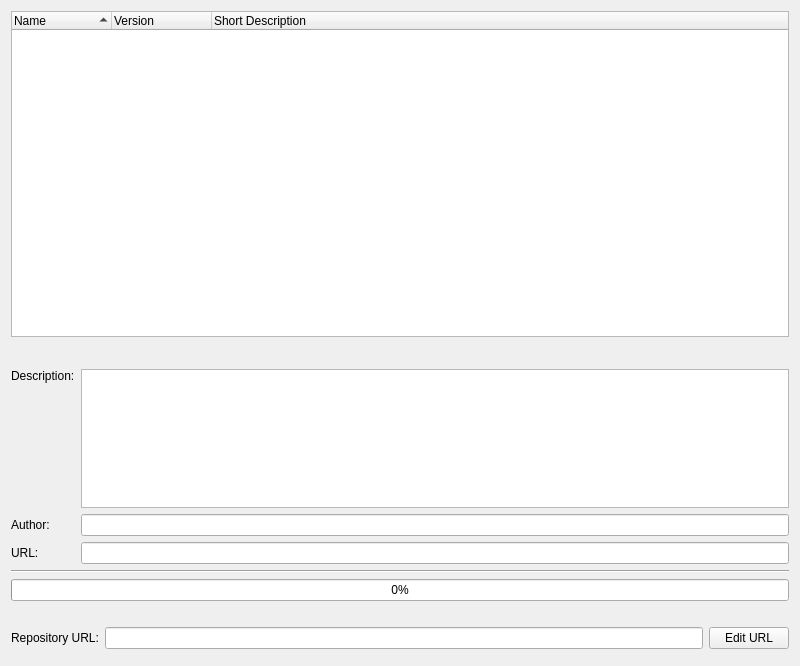
<?xml version="1.0" encoding="UTF-8"?>
<ui version="4.0">
 <class>PluginRepositoryDialog</class>
 <widget class="QWidget" name="PluginRepositoryDialog">
  <property name="geometry">
   <rect>
    <x>0</x>
    <y>0</y>
    <width>800</width>
    <height>666</height>
   </rect>
  </property>
  <property name="windowTitle">
   <string>Plugin Repository</string>
  </property>
  <property name="sizeGripEnabled" stdset="0">
   <bool>true</bool>
  </property>
  <layout class="QVBoxLayout" name="verticalLayout">
   <item>
    <layout class="QGridLayout" name="gridLayout">
     <item row="0" column="0" colspan="2">
      <widget class="QTreeWidget" name="repositoryList">
       <property name="sizePolicy">
        <sizepolicy hsizetype="Expanding" vsizetype="Expanding">
         <horstretch>0</horstretch>
         <verstretch>7</verstretch>
        </sizepolicy>
       </property>
       <property name="contextMenuPolicy">
        <enum>Qt::CustomContextMenu</enum>
       </property>
       <property name="alternatingRowColors">
        <bool>true</bool>
       </property>
       <property name="selectionMode">
        <enum>QAbstractItemView::ExtendedSelection</enum>
       </property>
       <property name="sortingEnabled">
        <bool>true</bool>
       </property>
       <property name="allColumnsShowFocus">
        <bool>true</bool>
       </property>
       <column>
        <property name="text">
         <string>Name</string>
        </property>
       </column>
       <column>
        <property name="text">
         <string>Version</string>
        </property>
       </column>
       <column>
        <property name="text">
         <string>Short Description</string>
        </property>
       </column>
       <column>
        <property name="text">
         <string/>
        </property>
       </column>
      </widget>
     </item>
     <item row="1" column="0" colspan="2">
      <layout class="QHBoxLayout" name="horizontalLayout_2">
       <item>
        <widget class="QLabel" name="selectedLabel">
         <property name="toolTip">
          <string>Shows the number of locally updatable plug-ins available</string>
         </property>
         <property name="text">
          <string/>
         </property>
        </widget>
       </item>
       <item>
        <spacer name="horizontalSpacer_3">
         <property name="orientation">
          <enum>Qt::Horizontal</enum>
         </property>
         <property name="sizeHint" stdset="0">
          <size>
           <width>40</width>
           <height>20</height>
          </size>
         </property>
        </spacer>
       </item>
       <item>
        <widget class="QLabel" name="newLabel">
         <property name="toolTip">
          <string>Shows the number of new plug-ins available</string>
         </property>
         <property name="text">
          <string/>
         </property>
        </widget>
       </item>
       <item>
        <spacer name="horizontalSpacer_2">
         <property name="orientation">
          <enum>Qt::Horizontal</enum>
         </property>
         <property name="sizeHint" stdset="0">
          <size>
           <width>40</width>
           <height>20</height>
          </size>
         </property>
        </spacer>
       </item>
       <item>
        <widget class="QLabel" name="updateLocalLabel">
         <property name="toolTip">
          <string>Shows the number of locally updatable plug-ins available</string>
         </property>
         <property name="text">
          <string/>
         </property>
        </widget>
       </item>
       <item>
        <spacer name="horizontalSpacer">
         <property name="orientation">
          <enum>Qt::Horizontal</enum>
         </property>
         <property name="sizeHint" stdset="0">
          <size>
           <width>40</width>
           <height>20</height>
          </size>
         </property>
        </spacer>
       </item>
       <item>
        <widget class="QLabel" name="updateRemoteLabel">
         <property name="toolTip">
          <string>Shows the number of remotely updatable plug-ins available</string>
         </property>
         <property name="text">
          <string/>
         </property>
        </widget>
       </item>
      </layout>
     </item>
     <item row="2" column="0">
      <widget class="QLabel" name="label_2">
       <property name="text">
        <string>Description:</string>
       </property>
       <property name="alignment">
        <set>Qt::AlignLeading|Qt::AlignLeft|Qt::AlignTop</set>
       </property>
      </widget>
     </item>
     <item row="2" column="1">
      <widget class="QTextEdit" name="descriptionEdit">
       <property name="sizePolicy">
        <sizepolicy hsizetype="Expanding" vsizetype="Expanding">
         <horstretch>0</horstretch>
         <verstretch>3</verstretch>
        </sizepolicy>
       </property>
       <property name="focusPolicy">
        <enum>Qt::NoFocus</enum>
       </property>
       <property name="toolTip">
        <string>Displays the description of the selected plugin</string>
       </property>
       <property name="readOnly">
        <bool>true</bool>
       </property>
      </widget>
     </item>
     <item row="3" column="0">
      <widget class="QLabel" name="label_3">
       <property name="text">
        <string>Author:</string>
       </property>
      </widget>
     </item>
     <item row="3" column="1">
      <widget class="QLineEdit" name="authorEdit">
       <property name="focusPolicy">
        <enum>Qt::NoFocus</enum>
       </property>
       <property name="toolTip">
        <string>Displays the author of the selected plugin</string>
       </property>
       <property name="readOnly">
        <bool>true</bool>
       </property>
      </widget>
     </item>
     <item row="4" column="0">
      <widget class="QLabel" name="label">
       <property name="text">
        <string>URL:</string>
       </property>
      </widget>
     </item>
     <item row="4" column="1">
      <widget class="QLineEdit" name="urlEdit">
       <property name="focusPolicy">
        <enum>Qt::NoFocus</enum>
       </property>
       <property name="toolTip">
        <string>Displays the download URL of the selected plugin</string>
       </property>
       <property name="readOnly">
        <bool>true</bool>
       </property>
      </widget>
     </item>
    </layout>
   </item>
   <item>
    <widget class="Line" name="line">
     <property name="orientation">
      <enum>Qt::Horizontal</enum>
     </property>
    </widget>
   </item>
   <item>
    <widget class="QProgressBar" name="downloadProgress">
     <property name="toolTip">
      <string>Shows the progress of the current download</string>
     </property>
     <property name="value">
      <number>0</number>
     </property>
    </widget>
   </item>
   <item>
    <widget class="QLabel" name="statusLabel">
     <property name="text">
      <string/>
     </property>
     <property name="wordWrap">
      <bool>true</bool>
     </property>
    </widget>
   </item>
   <item>
    <layout class="QHBoxLayout" name="horizontalLayout">
     <item>
      <widget class="QLabel" name="label_4">
       <property name="text">
        <string>Repository URL:</string>
       </property>
      </widget>
     </item>
     <item>
      <widget class="QLineEdit" name="repositoryUrlEdit">
       <property name="toolTip">
        <string>Shows the repository URL</string>
       </property>
       <property name="readOnly">
        <bool>true</bool>
       </property>
      </widget>
     </item>
     <item>
      <widget class="QPushButton" name="repositoryUrlEditButton">
       <property name="toolTip">
        <string>Press to edit the plugin repository URL</string>
       </property>
       <property name="text">
        <string>Edit URL</string>
       </property>
       <property name="checkable">
        <bool>true</bool>
       </property>
      </widget>
     </item>
    </layout>
   </item>
   <item>
    <widget class="QDialogButtonBox" name="buttonBox">
     <property name="orientation">
      <enum>Qt::Horizontal</enum>
     </property>
     <property name="standardButtons">
      <set>QDialogButtonBox::NoButton</set>
     </property>
    </widget>
   </item>
  </layout>
 </widget>
 <tabstops>
  <tabstop>repositoryList</tabstop>
  <tabstop>buttonBox</tabstop>
  <tabstop>repositoryUrlEdit</tabstop>
  <tabstop>repositoryUrlEditButton</tabstop>
 </tabstops>
 <resources/>
 <connections/>
</ui>
